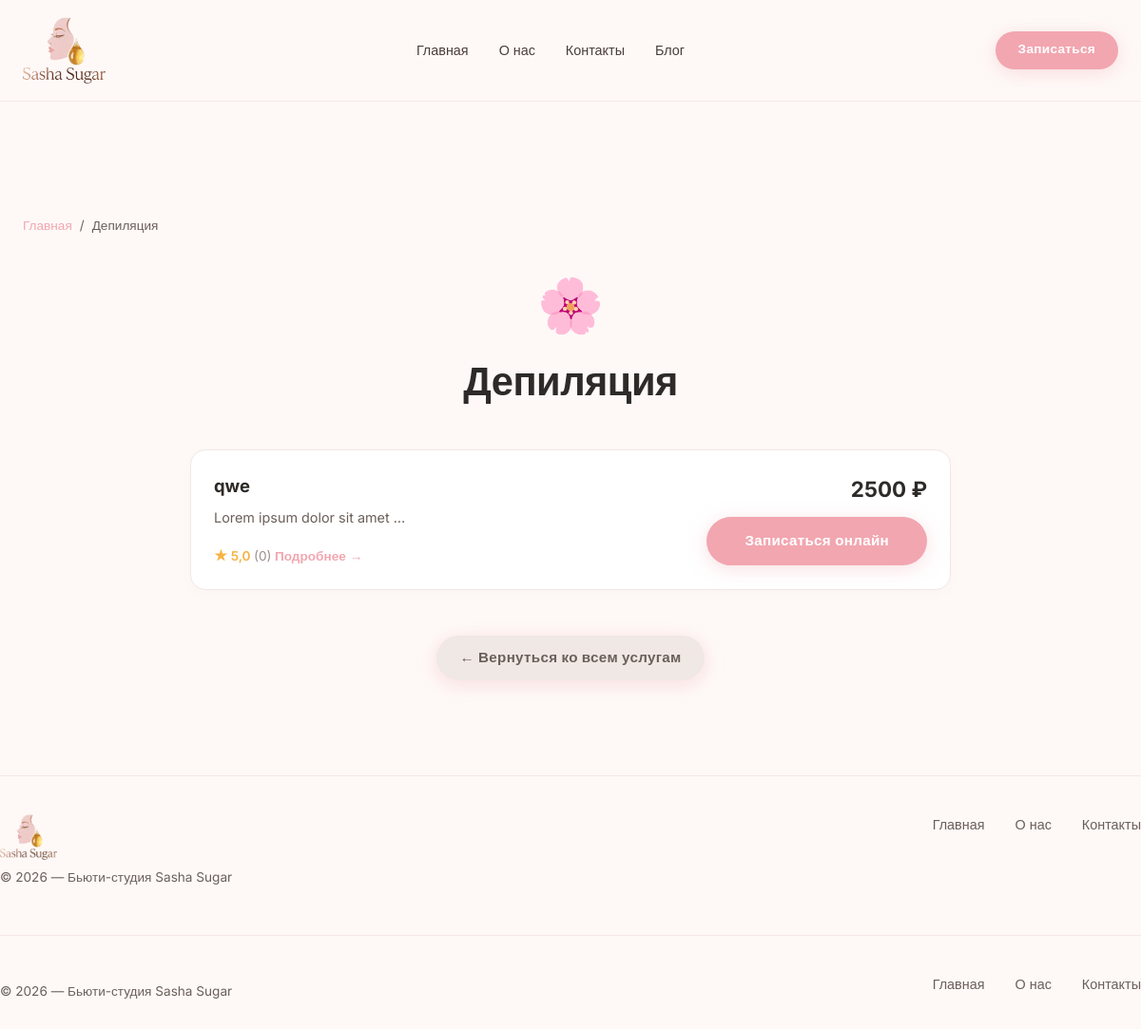
The app's page /services/1/ with its own data.
### beauty_app/models.py (models this page shows, shortened)
class ServiceCategory(models.Model):
    name = models.CharField(max_length=100, help_text="Маникюр")
    icon = models.CharField(max_length=10, help_text="💅 или другой эмодзи")
    description = models.CharField(max_length=100, blank=True, help_text="Гель, дизайн, уход")
    order = models.PositiveIntegerField(default=0, help_text="Порядок отображения (меньше — выше)")
    is_active = models.BooleanField(default=True)
    class Meta:
        ordering = ['order']
        verbose_name = "Категория услуги"
        verbose_name_plural = "Категории услуг"

class Service(models.Model):
    category = models.ForeignKey(
        ServiceCategory,
        on_delete=models.SET_NULL,
        null=True,
        blank=True,
        related_name='services'
    )
    name = models.CharField(max_length=200, help_text="Премиум-маникюр")
    description = models.TextField(blank=True, help_text="Краткое описание")
    duration = models.PositiveSmallIntegerField("Длительность", default=15)
    image = models.ImageField(upload_to='services/', blank=True, null=True)
    price = models.DecimalField(max_digits=10, decimal_places=0, default=2500, help_text="Текущая цена")
    old_price = models.DecimalField(max_digits=10, decimal_places=0, blank=True, null=True, help_text="Старая цена (зачёркнутая)")
    rating = models.DecimalField(max_digits=3, decimal_places=1, default=5.0, help_text="4.8, 5.0, и т.д.")
    reviews_count = models.PositiveIntegerField(default=0, help_text="Количество отзывов (109)")
    button_text = models.CharField(max_length=50, default="Запись")
    button_link = models.CharField(max_length=200, default="#", help_text="Ссылка на запись")
    is_active = models.BooleanField(default=True)
    is_bestseller = models.BooleanField(default=False, help_text="Помечать как бестселлер (🔥)")
    order = models.PositiveIntegerField(default=0)
    class Meta:
        ordering = ['order']
        verbose_name = "Услуга"
        verbose_name_plural = "Услуги"

### beauty_app/views.py (the view)
# urls.py: path('services/<int:category_id>/', views.category_services, name='category_services'),
def category_services(request, category_id):
    category = get_object_or_404(ServiceCategory, id=category_id, is_active=True)
    services = Service.objects.filter(
        category=category,
        is_active=True
    ).order_by('order', 'price')
    return render(request, 'beauty_app/category_services.html', {
        'category': category,
        'services': services,
    })

### beauty_app/templates/beauty_app/category_services.html (shortened to what this page needs)
{% extends 'lending_base.html' %}
{% load static %}
{% block content %}
<div class="container" style="padding-top: 120px; padding-bottom: 80px;">
    <nav class="breadcrumbs">
        <a href="/">Главная</a>
        <span>/</span>
        <span>{{ category.name }}</span>
    </nav>
    <div class="category-header">
        <span class="category-icon">{{ category.icon }}</span>
        <h1 class="section-title" style="margin-bottom: 12px;">{{ category.name }}</h1>
    </div>
    <div class="services-list">
        {% if services %}
            {% for service in services %}
                <div class="service-card">
                    <div class="service-info">
                        <h3 class="service-name">
                            {{ service.name }}
                        </h3>
                        {% if service.description %}
                            <p class="service-desc">{{ service.description|truncatewords:5 }}</p>
                        {% endif %}
                        <div class="service-meta">
                            {% if service.rating %}
                                <span class="service-rating">
                                    ★ {{ service.rating }} <span class="reviews-count">({{ service.reviews_count }})</span>
                                </span>
                            {% endif %}
                            <a href="{% url 'beauty_app:service_detail' service.id %}" class="read-more-link">
                                Подробнее <span class="arrow">→</span>
                            </a>
                        </div>
                    </div>
                    <div class="service-action">
                        <div class="service-price-block">
                            <span class="current-price">{{ service.price }} ₽</span>
                        </div>
                        <a href="{% url 'beauty_app:booking_create' %}" class="btn btn-primary-large">
                            Записаться онлайн
                        </a>
                    </div>
                </div>
            {% endfor %}
        {% else %}
            <div class="empty-state">
                <p>В этой категории пока нет доступных услуг. Загляните позже!</p>
            </div>
        {% endif %}
    </div>
    <div style="text-align: center; margin-top: 48px;">
        <a href="/#services" class="btn btn-secondary">
            ← Вернуться ко всем услугам
        </a>
    </div>
</div>
    <footer class="container footer">
        <div>
            <div class="logo">
                <img src="{% static 'images/logo4.png' %}" alt="Логотип Sasha Sugar">
            </div>
            <p style="margin-top: 8px; font-size: 0.85rem; color: #6b5f5a;">© 2026 — Бьюти-студия Sasha Sugar</p>
        </div>
        <div class="footer-links">
            <a href="#hero">Главная</a>
            <a href="#about">О нас</a>
            <a href="#contacts">Контакты</a>
        </div>
    </footer>
{% endblock content %}

### static/css/lending.css (style rules this page uses)
* { margin: 0; padding: 0; box-sizing: border-box; }
body { font-family: 'Inter', sans-serif; background: #fef9f7; color: #2d2a28; line-height: 1.5; }
.container { max-width: 1200px; margin: 0 auto; padding: 0 24px; }
a { text-decoration: none; color: inherit; }
.btn { display: inline-block; background: #f2a6b0; color: #fff; font-weight: 600; font-size: 0.95rem; padding: 14px 40px; border-radius: 60px; border: none; transition: 0.3s; cursor: pointer; letter-spacing: 0.3px; box-shadow: 0 4px 20px rgba(242, 166, 176, 0.35); }
.section-title { font-size: 2.6rem; font-weight: 700; letter-spacing: -0.5px; line-height: 1.1; margin-bottom: 12px; }
.logo { font-size: 1.5rem; font-weight: 700; letter-spacing: -0.5px; color: #2d2a28; }
.service-card { background: #fff; border-radius: 24px; overflow: hidden; border: 1px solid #f5e8e5; transition: 0.3s; box-shadow: 0 4px 16px rgba(0, 0, 0, 0.02); }
.footer { padding: 40px 0 30px; border-top: 1px solid #f5e8e5; margin-top: 20px; display: flex; justify-content: space-between; flex-wrap: wrap; gap: 24px; color: #6b5f5a; font-size: 0.9rem; }
.footer .logo { font-size: 1.2rem; }
.footer-links { display: flex; gap: 32px; }
.logo { display: inline-flex; align-items: center; text-decoration: none; line-height: 1; flex-shrink: 0; }
.logo img { display: block; height: 70px; width: auto; max-width: 100%; object-fit: contain; transition: height 0.2s ease, opacity 0.2s ease; }
.footer .logo { display: flex; align-items: center; gap: 12px; text-decoration: none; }
.footer .logo img { width: 60px; height: auto; object-fit: contain; }
.footer > div:first-child p { margin-top: 8px; font-size: 0.85rem; color: #999; }

### beauty_app/templates/beauty_app/category_services.html (style rules this page uses)
.breadcrumbs { font-size: 0.85rem; color: #6b5f5a; margin-bottom: 32px; display: flex; align-items: center; gap: 8px; }
.breadcrumbs a { color: #f2a6b0; text-decoration: none; transition: color 0.2s; }
.category-header { text-align: center; margin-bottom: 48px; }
.category-icon { font-size: 3.5rem; display: block; margin-bottom: 16px; }
.services-list { display: flex; flex-direction: column; gap: 16px; max-width: 800px; margin: 0 auto; }
.service-card { background: #ffffff; border: 1px solid #f0e8e5; border-radius: 16px; padding: 24px; display: flex; justify-content: space-between; align-items: flex-start; gap: 24px; transition: all 0.25s ease; }
.service-info { flex: 1; }
.service-name { font-size: 1.15rem; font-weight: 700; color: #2d2a28; margin: 0 0 8px 0; display: flex; align-items: center; gap: 8px; }
.service-desc { font-size: 0.9rem; color: #6b5f5a; margin: 0 0 12px 0; line-height: 1.5; }
.service-rating { font-size: 0.85rem; color: #f5b342; font-weight: 600; }
.reviews-count { color: #9b8f8a; font-weight: 400; }
.service-action { text-align: right; flex-shrink: 0; display: flex; flex-direction: column; align-items: flex-end; gap: 12px; }
.service-price-block { display: flex; flex-direction: column; align-items: flex-end; gap: 4px; }
.current-price { font-size: 1.4rem; font-weight: 700; color: #2d2a28; }
.btn-secondary { background: #f0e8e5; color: #6b5f5a; text-decoration: none; display: inline-flex; align-items: center; gap: 8px; padding: 12px 24px; border-radius: 60px; font-weight: 600; transition: all 0.2s; }
.read-more-link { display: inline-flex; align-items: center; gap: 4px; font-size: 0.85rem; font-weight: 600; color: #f2a6b0; text-decoration: none; margin-top: 8px; transition: all 0.2s ease; }
.read-more-link .arrow { transition: transform 0.2s ease; }

### records on screen
ServiceCategory: name "Депиляция", icon "🌸"
Service: name "qwe", description "Lorem ipsum dolor sit amet …", rating "5,0", reviews_count "0", price "2500"
